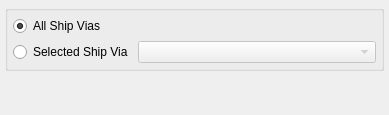
<?xml version="1.0" encoding="UTF-8"?>
<ui version="4.0">
 <comment>This file is part of the xTuple ERP: PostBooks Edition, a free and
open source Enterprise Resource Planning software suite,
Copyright (c) 1999-2019 by OpenMFG LLC, d/b/a xTuple.
It is licensed to you under the Common Public Attribution License
version 1.0, the full text of which (including xTuple-specific Exhibits)
is available at www.xtuple.com/CPAL.  By using this software, you agree
to be bound by its terms.</comment>
 <class>printInvoices</class>
 <widget class="QWidget" name="printInvoices">
  <property name="geometry">
   <rect>
    <x>0</x>
    <y>0</y>
    <width>389</width>
    <height>115</height>
   </rect>
  </property>
  <property name="windowTitle">
   <string>Print Invoices</string>
  </property>
  <layout class="QVBoxLayout" name="verticalLayout">
   <item>
    <widget class="QGroupBox" name="_shipviaGroup">
     <property name="title">
      <string/>
     </property>
     <layout class="QGridLayout" name="gridLayout">
      <item row="0" column="0">
       <widget class="QRadioButton" name="_allShipvia">
        <property name="text">
         <string>All Ship Vias</string>
        </property>
        <property name="checked">
         <bool>true</bool>
        </property>
       </widget>
      </item>
      <item row="1" column="0">
       <widget class="QRadioButton" name="_selectedShipvia">
        <property name="text">
         <string>Selected Ship Via</string>
        </property>
       </widget>
      </item>
      <item row="1" column="1">
       <widget class="XComboBox" name="_shipvia">
        <property name="enabled">
         <bool>false</bool>
        </property>
        <property name="sizePolicy">
         <sizepolicy hsizetype="MinimumExpanding" vsizetype="Fixed">
          <horstretch>0</horstretch>
          <verstretch>0</verstretch>
         </sizepolicy>
        </property>
        <property name="type">
         <enum>XComboBox::Adhoc</enum>
        </property>
       </widget>
      </item>
     </layout>
    </widget>
   </item>
   <item>
    <spacer>
     <property name="orientation">
      <enum>Qt::Vertical</enum>
     </property>
     <property name="sizeType">
      <enum>QSizePolicy::Expanding</enum>
     </property>
     <property name="sizeHint" stdset="0">
      <size>
       <width>10</width>
       <height>41</height>
      </size>
     </property>
    </spacer>
   </item>
  </layout>
 </widget>
 <layoutdefault spacing="5" margin="5"/>
 <customwidgets>
  <customwidget>
   <class>XComboBox</class>
   <extends>QComboBox</extends>
   <header>xcombobox.h</header>
  </customwidget>
 </customwidgets>
 <resources/>
 <connections>
  <connection>
   <sender>_selectedShipvia</sender>
   <signal>toggled(bool)</signal>
   <receiver>_shipvia</receiver>
   <slot>setEnabled(bool)</slot>
   <hints>
    <hint type="sourcelabel">
     <x>88</x>
     <y>62</y>
    </hint>
    <hint type="destinationlabel">
     <x>276</x>
     <y>62</y>
    </hint>
   </hints>
  </connection>
 </connections>
</ui>
